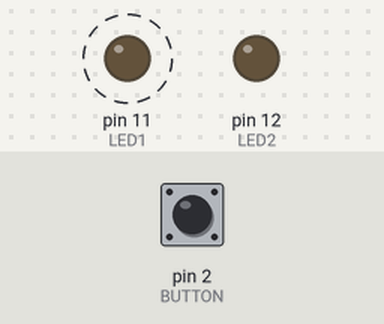
A sketch run on a simulated Arduino Uno, built with avr-gcc and run on an emulated ATmega328P. Parts: output pins drawn as LEDs (lit = HIGH). Dashed ring = blinking. The inputs (shaded band) are chosen by the test bench; at power-on: pin 2 (BUTTON) LOW.

Above: at 1.2 s.
1.3 s: pin 2 (BUTTON) pulled HIGH for 0.15 s
At 2.6 s:
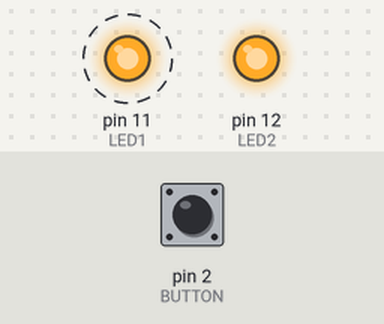
4.4 s: pin 2 (BUTTON) pulled HIGH for 3.2 s
At 6.8 s:
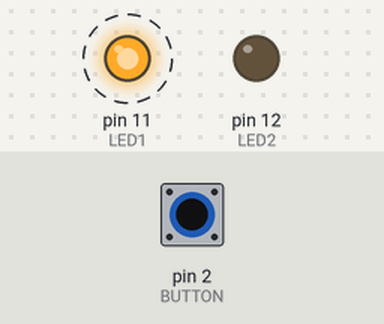
Timing chart, 0 to 15.1 s (numbered marks = the images above; inputs shaded):
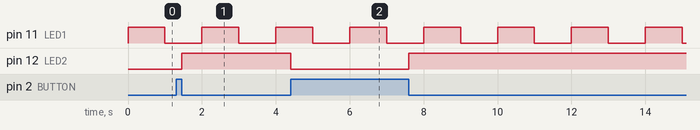

Measured:
- after the input at 1.3 s, pin 12 (LED2): LOW → HIGH after 0.15 s
- after the input at 4.4 s, pin 12 (LED2): HIGH → LOW at once, → HIGH 3.2 s later
- by itself, pin 11 (LED1): alternates HIGH for 1.0 s and LOW for 1.0 s

The sketch:

key_with_interrupt.ino
```cpp
#define LED1        11
#define LED2        12
#define BUTTON      2
#define BUTTON_INT  0

#define DELAY       1000

void setup() {
  pinMode(LED1, OUTPUT);
  pinMode(LED2, OUTPUT);

  attachInterrupt(BUTTON_INT, buttonChange, CHANGE);
}

void loop() {
  digitalWrite(LED1, HIGH);
  delay(DELAY);
  digitalWrite(LED1, LOW);
  delay(DELAY);
}

void buttonChange()
{
  int state = digitalRead(BUTTON);
  digitalWrite(LED2, !state);
}
```
